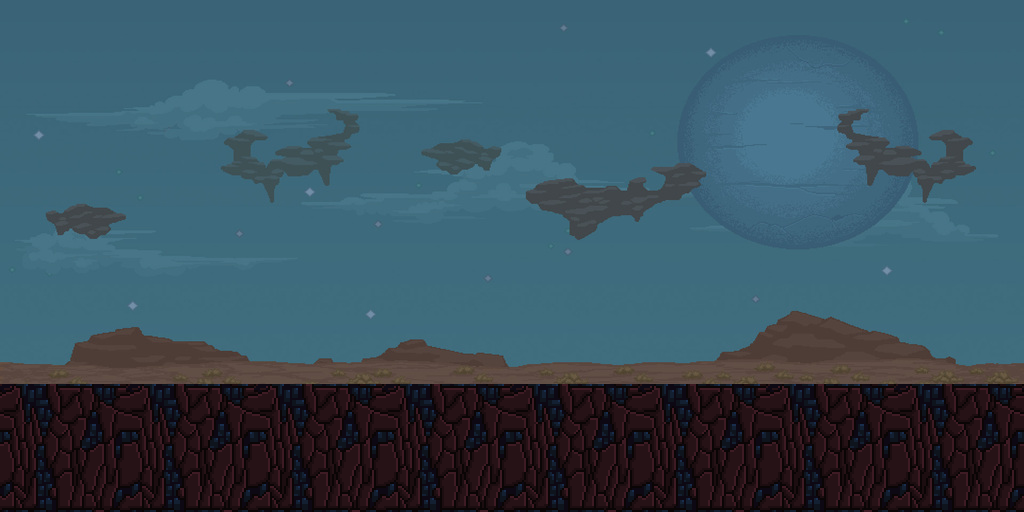

Rendered tile map (Tiled .tmx) drawn with the repository's tilesets; below, a short description and the full map source, tile grids included:
An orthogonal 8x4 tile map with 128x128 px tiles, 2 tile layers (fondo, plataformas), 2 tilesets and 2 objects (hero, crawler).

<map version="1.8" tiledversion="1.8.4" orientation="orthogonal" renderorder="right-down" width="8" height="4" tilewidth="128" tileheight="128" infinite="0" nextlayerid="5" nextobjectid="5">
 <editorsettings>
  <export target="levelboss.json" format="json" />
 </editorsettings>
 <tileset firstgid="1" name="fondo" tilewidth="128" tileheight="128" tilecount="32" columns="8">
  <image source="../nivel boss/fondo.jpg" width="1024" height="512" />
 </tileset>
 <tileset firstgid="33" name="plataformas" tilewidth="128" tileheight="128" tilecount="32" columns="2">
  <image source="texture.png" width="256" height="2048" />
  <tile id="16">
   <properties>
    <property name="collides" type="bool" value="true" />
   </properties>
  </tile>
 </tileset>
 <layer id="1" name="fondo" width="8" height="4">
  <data encoding="csv">
1,2,3,4,5,6,7,8,
9,10,11,12,13,14,15,16,
17,18,19,20,21,22,23,24,
49,49,49,49,49,49,49,49
</data>
 </layer>
 <layer id="2" name="plataformas" width="8" height="4">
  <data encoding="csv">
0,0,0,0,0,0,0,0,
0,0,0,0,0,0,0,0,
0,0,0,0,0,0,0,0,
0,0,0,0,0,0,0,0
</data>
 </layer>
 <objectgroup id="3" name="objects">
  <object id="2" name="hero" x="120" y="240" width="64" height="120" />
 </objectgroup>
 <objectgroup id="4" name="enemigos">
  <object id="4" name="enemigo" type="crawler" x="746.377" y="236.513" width="62" height="118" />
 </objectgroup>
</map>
